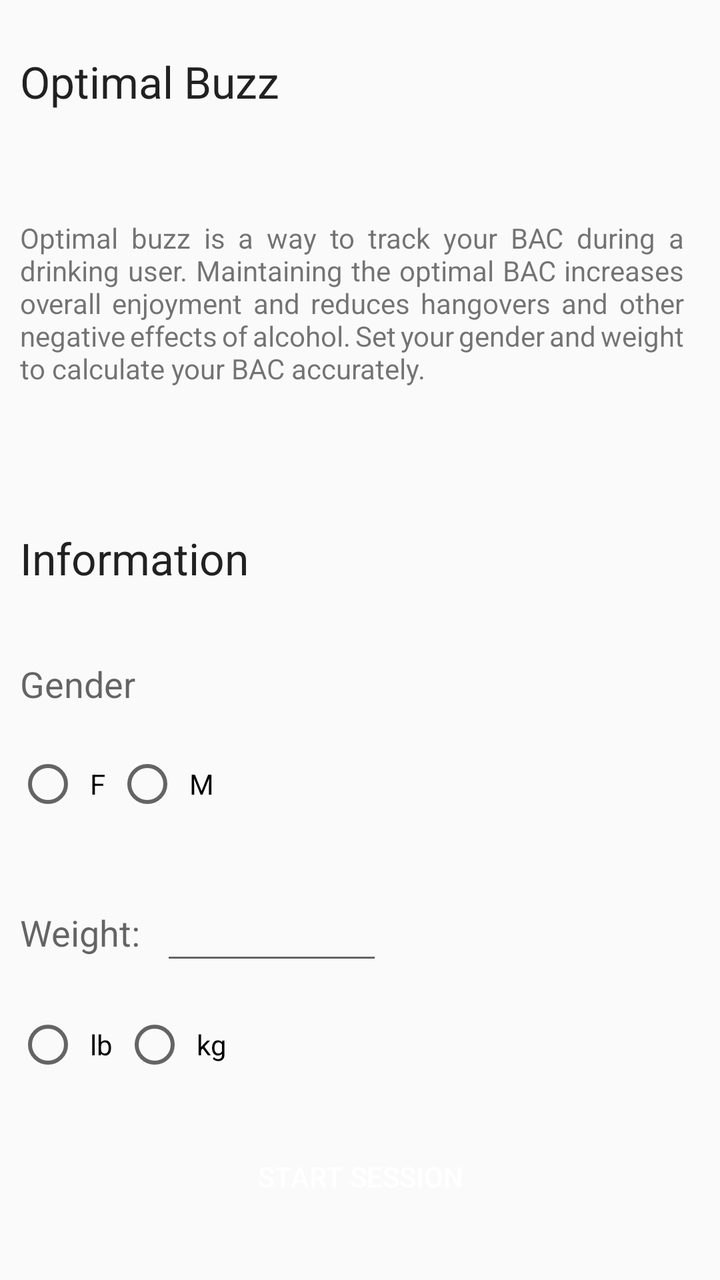
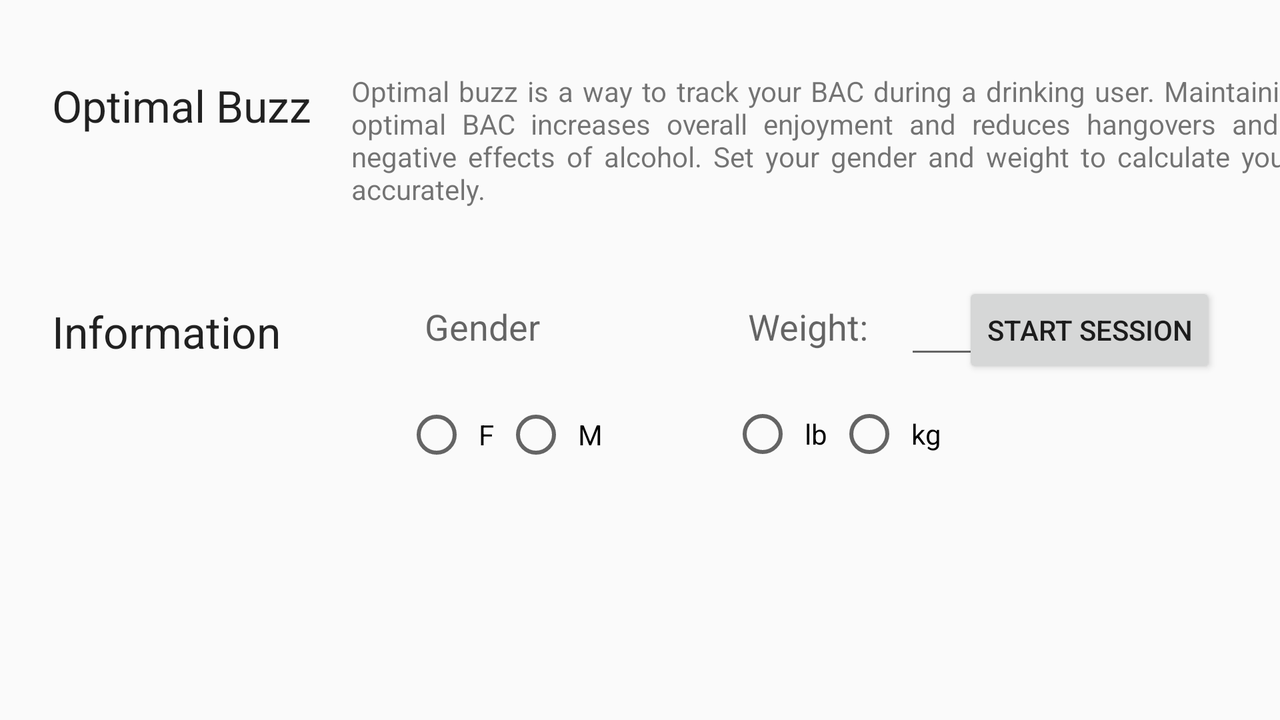

Compare how this app lays out the same screen by default and in its alternative resource folder. The renders come first, then the two layout files and the values they reference.
<!-- AndroidManifest.xml: application theme AppTheme -->
<!-- res/layout/title_fragment.xml -->
<?xml version="1.0" encoding="utf-8"?>
<layout xmlns:android="http://schemas.android.com/apk/res/android"
    xmlns:app="http://schemas.android.com/apk/res-auto"
    xmlns:tools="http://schemas.android.com/tools"
    tools:context="com.example.android.frag.TitleFragment">

    <androidx.constraintlayout.widget.ConstraintLayout

        android:layout_width="match_parent"
        android:layout_height="match_parent"
        android:gravity="center_vertical|end"
        android:orientation="vertical">


        <TextView
            android:id="@+id/text_main_header"
            android:layout_width="wrap_content"
            android:layout_height="0dp"
            android:layout_marginTop="16dp"
            android:padding="10dp"
            android:text="@string/title_introduction_header_msg"
            android:textAppearance="@style/TextAppearance.AppCompat.Large"
            app:layout_constraintStart_toStartOf="parent"
            app:layout_constraintTop_toTopOf="parent" />

        <TextView
            android:id="@+id/text_introduction_body"
            android:layout_width="352dp"
            android:layout_height="121dp"
            android:layout_marginTop="36dp"
            android:width="220dp"
            android:includeFontPadding="false"
            android:justificationMode="inter_word"
            android:padding="10dp"
            android:text="@string/title_introduction_body_msg"
            app:layout_constraintStart_toStartOf="parent"
            app:layout_constraintTop_toBottomOf="@+id/text_main_header" />

        <Button
            android:id="@+id/button_session"
            android:layout_width="wrap_content"
            android:layout_height="wrap_content"
            android:layout_marginTop="28dp"
            android:background="@drawable/button_style"
            android:text="@string/start_session_button_txt"
            android:textColor="@color/white"
            app:layout_constraintEnd_toEndOf="parent"
            app:layout_constraintStart_toStartOf="parent"
            app:layout_constraintTop_toBottomOf="@+id/radiogroup_units" />

        <TextView
            android:id="@+id/text_information_header"
            android:layout_width="wrap_content"
            android:layout_height="wrap_content"
            android:layout_marginTop="32dp"
            android:padding="10dp"
            android:text="Information"
            android:textAppearance="@style/TextAppearance.AppCompat.Large"
            app:layout_constraintStart_toStartOf="parent"
            app:layout_constraintTop_toBottomOf="@+id/text_introduction_body" />

        <TextView
            android:id="@+id/text_gender"
            android:layout_width="wrap_content"
            android:layout_height="wrap_content"
            android:layout_marginTop="16dp"
            android:padding="10dp"

            android:text="Gender"
            android:textAppearance="@style/TextAppearance.AppCompat.Medium"
            app:layout_constraintStart_toStartOf="parent"
            app:layout_constraintTop_toBottomOf="@+id/text_information_header" />

        <TextView
            android:id="@+id/text_weight_label"
            android:layout_width="wrap_content"
            android:layout_height="wrap_content"
            android:layout_marginTop="36dp"
            android:padding="10dp"
            android:text="Weight:"
            android:textAppearance="@style/TextAppearance.AppCompat.Medium"
            app:layout_constraintStart_toStartOf="parent"
            app:layout_constraintTop_toBottomOf="@+id/radiogroup_gender" />

        <EditText
            android:id="@+id/edit_weight"
            android:layout_width="111dp"
            android:layout_height="45dp"
            android:ems="10"
            android:inputType="number"
            app:layout_constraintBaseline_toBaselineOf="@+id/text_weight_label"
            app:layout_constraintStart_toEndOf="@+id/text_weight_label" />

        <RadioGroup
            android:id="@+id/radiogroup_units"
            android:layout_width="132dp"
            android:layout_height="28dp"
            android:layout_marginStart="8dp"
            android:layout_marginTop="20dp"
            android:orientation="horizontal"
            app:layout_constraintStart_toStartOf="parent"
            app:layout_constraintTop_toBottomOf="@+id/text_weight_label">


            <RadioButton
                android:id="@+id/radio_imperial"
                android:layout_width="wrap_content"
                android:layout_height="match_parent"
                android:paddingLeft="5dp"
                android:paddingRight="5dp"
                android:text="lb" />

            <RadioButton
                android:id="@+id/radio_metric"
                android:layout_width="wrap_content"
                android:layout_height="match_parent"
                android:paddingLeft="5dp"
                android:paddingRight="5dp"
                android:text="kg" />
        </RadioGroup>

        <RadioGroup
            android:id="@+id/radiogroup_gender"
            android:layout_width="123dp"
            android:layout_height="32dp"
            android:layout_marginStart="8dp"
            android:layout_marginTop="12dp"
            android:orientation="horizontal"
            app:layout_constraintStart_toStartOf="parent"
            app:layout_constraintTop_toBottomOf="@+id/text_gender">


            <RadioButton
                android:id="@+id/radio_female"
                android:layout_width="wrap_content"
                android:layout_height="match_parent"
                android:paddingLeft="5dp"
                android:paddingRight="5dp"
                android:text="F" />

            <RadioButton
                android:id="@+id/radio_male"
                android:layout_width="wrap_content"
                android:layout_height="match_parent"
                android:paddingLeft="5dp"
                android:paddingRight="5dp"
                android:text="M" />
        </RadioGroup>


    </androidx.constraintlayout.widget.ConstraintLayout>

</layout>
<!-- resources referenced by this layout -->
<resources>
  <color name="white">#FFFFFF</color>
  <!-- drawable button_style (drawable) -->
  <?xml version="1.0" encoding="utf-8"?>
  <selector xmlns:android="http://schemas.android.com/apk/res/android">
          <item>
              <shape>
                  <solid android:color="@color/soft_black" />
                  <size
                      android:width="165dp"
                      android:height="40dp" />
                  <corners android:radius="20dp" />
              </shape>
          </item>
  </selector>
  <string name="start_session_button_txt">Start Session</string>
  <string name="title_introduction_body_msg">Optimal buzz is a way to track your BAC during a drinking user. Maintaining the optimal BAC increases overall enjoyment and reduces hangovers and other negative effects of alcohol. Set your gender and weight to calculate your BAC accurately.</string>
  <string name="title_introduction_header_msg">Optimal Buzz</string>
  <style name="AppTheme" parent="Theme.AppCompat.Light.NoActionBar">
          
          <item name="colorPrimary">@color/medium</item>
          <item name="colorPrimaryDark">@color/darkest</item>
          <item name="colorAccent">@color/dark</item>
  
      </style>
  <color name="medium">#65737e </color>
  <color name="darkest">#343d46 </color>
  <color name="dark">#4f5b66 </color>
</resources>
<!-- res/layout-land/title_fragment.xml (the repository's variant of the layout above) -->
<!-- drawn on the phone turned sideways -->
<?xml version="1.0" encoding="utf-8"?>
<layout xmlns:android="http://schemas.android.com/apk/res/android"
    xmlns:app="http://schemas.android.com/apk/res-auto"
    xmlns:tools="http://schemas.android.com/tools"
    tools:context="com.example.android.frag.TitleFragment">

    <ScrollView
        android:layout_width="match_parent"
        android:layout_height="match_parent">

        <androidx.constraintlayout.widget.ConstraintLayout
            android:id="@+id/titleConstraintLayout"
            android:layout_width="match_parent"
            android:layout_height="match_parent"
            android:gravity="center_vertical|end"
            android:orientation="horizontal">


            <TextView
                android:id="@+id/text_main_header"
                android:layout_width="wrap_content"
                android:layout_height="wrap_content"


                android:layout_marginStart="16dp"
                android:layout_marginTop="28dp"
                android:padding="10dp"
                android:text="@string/title_introduction_header_msg"
                android:textAppearance="@style/TextAppearance.AppCompat.Large"
                app:layout_constraintStart_toStartOf="parent"
                app:layout_constraintTop_toTopOf="parent" />

            <TextView
                android:id="@+id/text_introduction"
                android:layout_width="524dp"
                android:layout_height="93dp"

                android:layout_marginTop="28dp"
                android:width="220dp"
                android:includeFontPadding="false"
                android:justificationMode="inter_word"
                android:padding="10dp"
                android:text="@string/title_introduction_body_msg"
                app:layout_constraintStart_toEndOf="@+id/text_main_header"
                app:layout_constraintTop_toTopOf="parent" />

            <Button
                android:id="@+id/button_session"
                android:layout_width="wrap_content"
                android:layout_height="wrap_content"
                android:layout_marginEnd="32dp"
                android:text="@string/start_session_button_txt"
                app:layout_constraintEnd_toEndOf="parent"
                app:layout_constraintTop_toTopOf="@+id/text_weight_label" />

            <TextView
                android:id="@+id/text_info_header"
                android:layout_width="wrap_content"
                android:layout_height="wrap_content"
                android:layout_marginStart="16dp"
                android:layout_marginTop="20dp"
                android:padding="10dp"
                android:text="Information"
                android:textAppearance="@style/TextAppearance.AppCompat.Large"
                app:layout_constraintStart_toStartOf="parent"
                app:layout_constraintTop_toBottomOf="@+id/text_introduction" />

            <TextView
                android:id="@+id/text_gender"
                android:layout_width="wrap_content"
                android:layout_height="wrap_content"

                android:layout_marginStart="52dp"
                android:padding="10dp"
                android:text="Gender"
                android:textAppearance="@style/TextAppearance.AppCompat.Medium"
                app:layout_constraintStart_toEndOf="@+id/text_info_header"
                app:layout_constraintTop_toTopOf="@+id/text_info_header" />

            <TextView
                android:id="@+id/text_weight_label"
                android:layout_width="wrap_content"
                android:layout_height="wrap_content"
                android:layout_marginStart="84dp"
                android:layout_marginTop="4dp"
                android:padding="10dp"
                android:text="Weight:"
                android:textAppearance="@style/TextAppearance.AppCompat.Medium"
                app:layout_constraintBaseline_toBaselineOf="@+id/text_gender"
                app:layout_constraintStart_toEndOf="@+id/text_gender"
                app:layout_constraintTop_toTopOf="@+id/text_gender" />

            <EditText
                android:id="@+id/edit_weight"
                android:layout_width="111dp"
                android:layout_height="45dp"
                android:layout_marginStart="8dp"
                android:ems="10"
                android:inputType="number"
                app:layout_constraintBaseline_toBaselineOf="@+id/text_weight_label"
                app:layout_constraintStart_toEndOf="@+id/text_weight_label" />

            <RadioGroup
                android:id="@+id/radiogroup_unit"
                android:layout_width="155dp"
                android:layout_height="31dp"
                android:layout_marginStart="40dp"
                android:layout_marginTop="16dp"
                android:orientation="horizontal"
                app:layout_constraintStart_toEndOf="@+id/radiogroup_gender"
                app:layout_constraintTop_toBottomOf="@+id/text_weight_label">


                <RadioButton
                    android:id="@+id/radio_imperial"
                    android:layout_width="wrap_content"
                    android:layout_height="match_parent"
                    android:paddingLeft="5dp"
                    android:paddingRight="5dp"
                    android:text="lb" />

                <RadioButton
                    android:id="@+id/radio_metric"
                    android:layout_width="wrap_content"
                    android:layout_height="match_parent"
                    android:paddingLeft="5dp"
                    android:paddingRight="5dp"
                    android:text="kg" />
            </RadioGroup>

            <RadioGroup
                android:id="@+id/radiogroup_gender"
                android:layout_width="123dp"
                android:layout_height="32dp"
                android:layout_marginStart="52dp"
                android:layout_marginTop="16dp"
                android:orientation="horizontal"
                app:layout_constraintStart_toEndOf="@+id/text_info_header"
                app:layout_constraintTop_toBottomOf="@+id/text_gender">


                <RadioButton
                    android:id="@+id/radio_female"
                    android:layout_width="wrap_content"
                    android:layout_height="match_parent"
                    android:paddingLeft="5dp"
                    android:paddingRight="5dp"
                    android:text="F" />

                <RadioButton
                    android:id="@+id/radio_male"
                    android:layout_width="wrap_content"
                    android:layout_height="match_parent"
                    android:paddingLeft="5dp"
                    android:paddingRight="5dp"
                    android:text="M" />
            </RadioGroup>


        </androidx.constraintlayout.widget.ConstraintLayout>
    </ScrollView>
</layout>
<!-- resources referenced by the variant -->
<!-- as the phone turned sideways resolves them -->
<resources>
  <string name="start_session_button_txt">Start Session</string>
  <string name="title_introduction_body_msg">Optimal buzz is a way to track your BAC during a drinking user. Maintaining the optimal BAC increases overall enjoyment and reduces hangovers and other negative effects of alcohol. Set your gender and weight to calculate your BAC accurately.</string>
  <string name="title_introduction_header_msg">Optimal Buzz</string>
  <style name="AppTheme" parent="Theme.AppCompat.Light.NoActionBar">
          
          <item name="colorPrimary">@color/medium</item>
          <item name="colorPrimaryDark">@color/darkest</item>
          <item name="colorAccent">@color/dark</item>
  
      </style>
  <color name="medium">#65737e </color>
  <color name="darkest">#343d46 </color>
  <color name="dark">#4f5b66 </color>
</resources>
